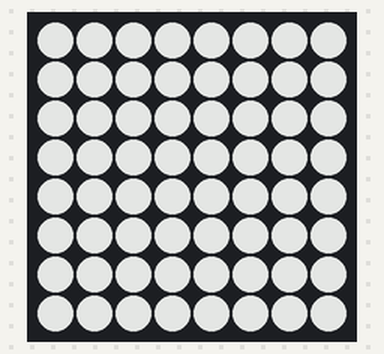
Bench run of a program on a simulated Raspberry Pi (BCM pin numbers) with a Sense HAT. On the bench: the Sense HAT's 8×8 RGB LED matrix. Dim RGB values are drawn brighter than linear; random numbers come from a fixed seed.

Above: at 79.28 s.

The program:

flash_bang.py
```python
from sense_hat import SenseHat
import time

s = SenseHat()
s.low_light = True

nothing = (0,0,0)
white = (255, 255, 255)

def flash_bang():
    W = white
    logo = [
    W, W, W, W, W, W, W, W,
    W, W, W, W, W, W, W, W,
    W, W, W, W, W, W, W, W,
    W, W, W, W, W, W, W, W,
    W, W, W, W, W, W, W, W,
    W, W, W, W, W, W, W, W,
    W, W, W, W, W, W, W, W,
    W, W, W, W, W, W, W, W,
    ]
    return logo

def blank():
    O = nothing
    logo = [
    O, O, O, O, O, O, O, O,
    O, O, O, O, O, O, O, O,
    O, O, O, O, O, O, O, O,
    O, O, O, O, O, O, O, O,
    O, O, O, O, O, O, O, O,
    O, O, O, O, O, O, O, O,
    O, O, O, O, O, O, O, O,
    O, O, O, O, O, O, O, O,
    ]
    return logo

import random
while True:
    s.set_pixels(flash_bang())
    time.sleep(random.random()*0.1)
    s.set_pixels(blank())
    time.sleep(random.random()*0.1)
```
